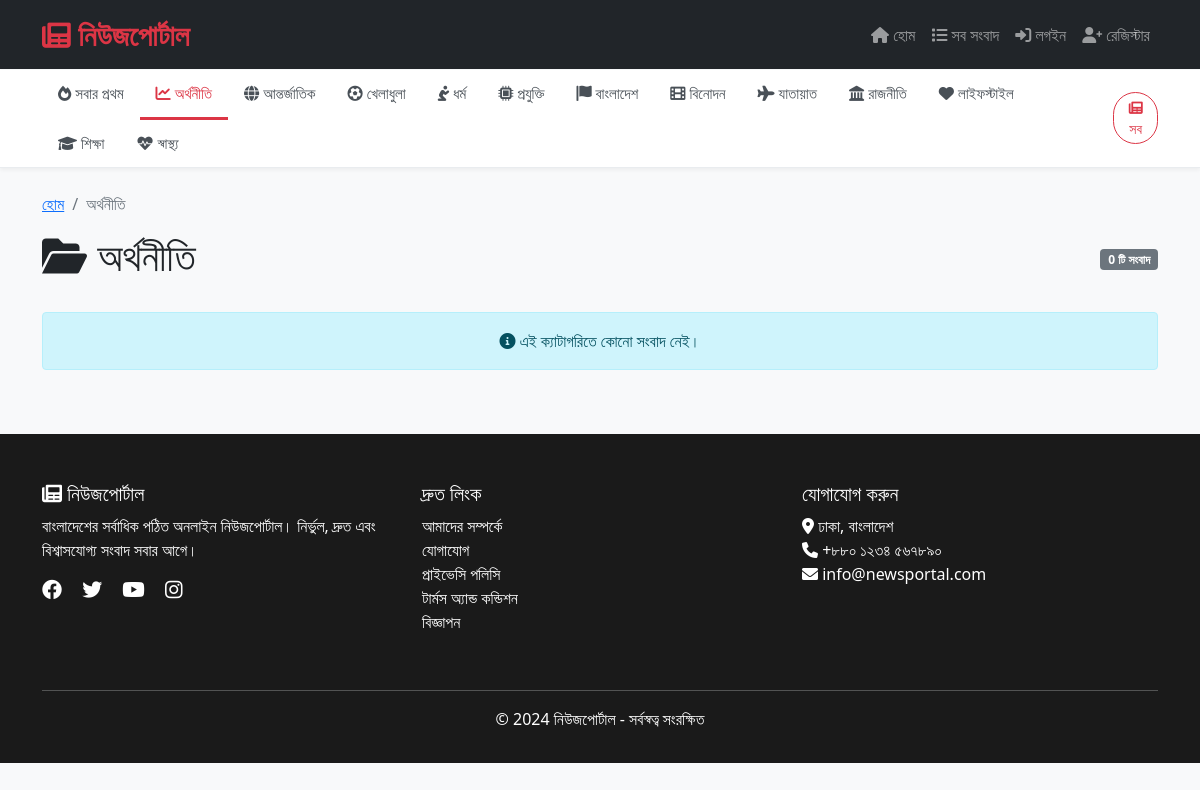
/category/economy/, run on the app's committed database.
### news/models.py (models this page shows, shortened)
class Category(models.Model):
    name = models.CharField(max_length=100)
    slug = models.SlugField(unique=True)
    icon = models.CharField(max_length=50, blank=True, default='fa-folder')
    description = models.TextField(blank=True)
    created_at = models.DateTimeField(auto_now_add=True)
    class Meta:
        verbose_name_plural = 'Categories'
        ordering = ['name']

### news/views.py (the view)
# urls.py: path('category/<slug:slug>/', views.category_news, name='category_news'),
def category_news(request, slug):
    category = get_object_or_404(Category, slug=slug)
    news_list = News.objects.filter(category=category, status='published').order_by('-published_date')
    paginator = Paginator(news_list, 12)
    page_number = request.GET.get('page')
    page_obj = paginator.get_page(page_number)
    return render(request, 'news/category_news.html', {'category': category, 'page_obj': page_obj})

### news/context_processors.py (called while the page is built)
def categories(request):
    return {
        'categories': Category.objects.all()
    }

### news/templates/news/category_news.html (shortened to what this page needs)
{% extends 'base.html' %}
{% load static %}
{% block content %}
<div class="container mt-4">
    <div class="row">
        <div class="col-12">
            <nav aria-label="breadcrumb">
                <ol class="breadcrumb">
                    <li class="breadcrumb-item"><a href="{% url 'news:home' %}">হোম</a></li>
                    <li class="breadcrumb-item active">{{ category.name }}</li>
                </ol>
            </nav>
            <div class="d-flex justify-content-between align-items-center mb-4">
                <h1><i class="fas fa-folder-open"></i> {{ category.name }}</h1>
                <span class="badge bg-secondary">{{ page_obj.paginator.count }} টি সংবাদ</span>
            </div>
        </div>
    </div>
    <div class="row">
        {% for news in page_obj %}
        <div class="col-md-4 col-sm-6 mb-4">
            <div class="card h-100 shadow-sm hover-card">
                {% if news.image %}
                <img src="{{ news.image.url }}" class="card-img-top" alt="{{ news.title }}" style="height: 200px; object-fit: cover;">
                {% endif %}
                <div class="card-body">
                    <h5 class="card-title">{{ news.title|truncatechars:60 }}</h5>
                    <p class="card-text text-muted">{{ news.content|striptags|truncatechars:100 }}</p>
                    <div class="d-flex justify-content-between align-items-center">
                        <small class="text-muted">
                            <i class="fas fa-user"></i> {{ news.author.username }}
                        </small>
                        <small class="text-muted">
                            <i class="fas fa-calendar"></i> {{ news.published_date|date:"d M Y" }}
                        </small>
                    </div>
                </div>
                <div class="card-footer bg-transparent">
                    <div class="d-flex justify-content-between align-items-center">
                        <div>
                            <small class="me-2"><i class="fas fa-eye"></i> {{ news.views }}</small>
                            <small><i class="fas fa-heart"></i> {{ news.total_likes }}</small>
                        </div>
                        <a href="{{ news.get_absolute_url }}" class="btn btn-sm btn-primary">পড়ুন</a>
                    </div>
                </div>
            </div>
        </div>
        {% empty %}
        <div class="col-12">
            <div class="alert alert-info text-center">
                <i class="fas fa-info-circle"></i> এই ক্যাটাগরিতে কোনো সংবাদ নেই।
            </div>
        </div>
        {% endfor %}
    </div>
</div>
{% endblock %}

### news/templates/base.html (shortened to what this page needs)
<!DOCTYPE html>
<html lang="bn">
<head>
    <link href="https://cdn.jsdelivr.net/npm/bootstrap@5.1.3/dist/css/bootstrap.min.css" rel="stylesheet">
    <link rel="stylesheet" href="https://cdnjs.cloudflare.com/ajax/libs/font-awesome/6.0.0/css/all.min.css">
</head>
<body>
    <nav class="navbar navbar-expand-lg navbar-dark bg-dark fixed-top">
        <div class="container">
            <a class="navbar-brand" href="{% url 'news:home' %}">
                <i class="fas fa-newspaper"></i> নিউজপোর্টাল
            </a>
            <div class="collapse navbar-collapse" id="navbarNav">
                <ul class="navbar-nav ms-auto">
                    <li class="nav-item">
                        <a class="nav-link" href="{% url 'news:home' %}">
                            <i class="fas fa-home"></i> হোম
                        </a>
                    </li>
                    <li class="nav-item">
                        <a class="nav-link" href="{% url 'news:all_news' %}">
                            <i class="fas fa-list"></i> সব সংবাদ
                        </a>
                    </li>
                    {% if user.is_authenticated %}
                    <li class="nav-item dropdown">
                        <a class="nav-link dropdown-toggle" href="#" id="userDropdown" role="button" data-bs-toggle="dropdown">
                            <i class="fas fa-user-circle"></i> {{ user.username }}
                        </a>
                        <ul class="dropdown-menu dropdown-menu-end">
                            <li><a class="dropdown-item" href="#"><i class="fas fa-user"></i> প্রোফাইল</a></li>
                            <li><hr class="dropdown-divider"></li>
                            <li class="nav-item">
                                <a class="nav-link" href="{% url 'news:dashboard' %}">
                                    <i class="fas fa-chart-line"></i> ড্যাশবোর্ড
                                </a>
                            </li>
                            <li class="nav-item">
                                <a class="nav-link" href="{% url 'news:contact' %}">
                                    <i class="fas fa-envelope"></i> যোগাযোগ
                                </a>
                            </li>
                            <li><a class="dropdown-item" href="{% url 'news:logout' %}">
                                <i class="fas fa-sign-out-alt"></i> লগআউট
                            </a></li>
                        </ul>
                    </li>
                    {% else %}
                    <li class="nav-item">
                        <a class="nav-link" href="{% url 'news:login' %}">
                            <i class="fas fa-sign-in-alt"></i> লগইন
                        </a>
                    </li>
                    <li class="nav-item">
                        <a class="nav-link" href="{% url 'news:register' %}">
                            <i class="fas fa-user-plus"></i> রেজিস্টার
                        </a>
                    </li>
                    {% endif %}
                </ul>
            </div>
        </div>
    </nav>
    {% if categories %}
    <div class="category-nav">
        <div class="container">
            <div class="d-flex justify-content-between align-items-center">
                <div class="overflow-auto flex-grow-1">
                    <ul class="nav">
                        <li class="nav-item">
                            <a class="nav-link {% if not request.resolver_match.kwargs.slug %}active{% endif %}"
                               href="{% url 'news:home' %}">
                                <i class="fas fa-fire"></i> সবার প্রথম
                            </a>
                        </li>
                        {% for category in categories %}
                        <li class="nav-item">
                            <a class="nav-link {% if request.resolver_match.kwargs.slug == category.slug %}active{% endif %}"
                               href="{% url 'news:category_news' category.slug %}">
                                <i class="fas {{ category.icon|default:'fa-folder' }}"></i> {{ category.name }}
                            </a>
                        </li>
                        {% endfor %}
                    </ul>
                </div>
                <div class="d-none d-lg-block ms-3">
                    <a href="{% url 'news:all_news' %}" class="btn btn-sm btn-outline-danger rounded-pill">
                        <i class="fas fa-newspaper"></i> সব
                    </a>
                </div>
            </div>
        </div>
    </div>
    {% endif %}
    <main>
        {% block content %}{% endblock %}
    </main>
    <footer class="footer">
        <div class="container">
            <div class="row">
                <div class="col-md-4 mb-4">
                    <h5><i class="fas fa-newspaper"></i> নিউজপোর্টাল</h5>
                    <p>বাংলাদেশের সর্বাধিক পঠিত অনলাইন নিউজপোর্টাল। নির্ভুল, দ্রুত এবং বিশ্বাসযোগ্য সংবাদ সবার আগে।</p>
                    <div class="social-links">
                        <a href="#" class="me-3"><i class="fab fa-facebook fa-lg"></i></a>
                        <a href="#" class="me-3"><i class="fab fa-twitter fa-lg"></i></a>
                        <a href="#" class="me-3"><i class="fab fa-youtube fa-lg"></i></a>
                        <a href="#"><i class="fab fa-instagram fa-lg"></i></a>
                    </div>
                </div>
                <div class="col-md-4 mb-4">
                    <h5>দ্রুত লিংক</h5>
                    <ul class="list-unstyled">
                        <li><a href="#">আমাদের সম্পর্কে</a></li>
                        <li><a href="#">যোগাযোগ</a></li>
                        <li><a href="#">প্রাইভেসি পলিসি</a></li>
                        <li><a href="#">টার্মস অ্যান্ড কন্ডিশন</a></li>
                        <li><a href="#">বিজ্ঞাপন</a></li>
                    </ul>
                </div>
                <div class="col-md-4 mb-4">
                    <h5>যোগাযোগ করুন</h5>
                    <ul class="list-unstyled">
                        <li><i class="fas fa-map-marker-alt"></i> ঢাকা, বাংলাদেশ</li>
                        <li><i class="fas fa-phone"></i> +৮৮০ ১২৩৪ ৫৬৭৮৯০</li>
                        <li><i class="fas fa-envelope"></i> info@newsportal.com</li>
                    </ul>
                </div>
            </div>
            <hr class="bg-light">
            <div class="text-center">
                <p class="mb-0">&copy; 2024 নিউজপোর্টাল - সর্বস্বত্ব সংরক্ষিত</p>
            </div>
        </div>
    </footer>
</body>
</html>

### news/templates/base.html (style rules this page uses)
* { margin: 0; padding: 0; box-sizing: border-box; }
body { font-family: 'Segoe UI', 'SolaimanLipi', 'Nikosh', 'Bangla', sans-serif; background-color: #f8f9fa; padding-top: 70px; }
.navbar-brand { font-size: 1.8rem; font-weight: bold; color: #dc3545 !important; }
.category-nav { background: white; border-bottom: 1px solid #e9ecef; box-shadow: 0 2px 4px rgba(0,0,0,0.05); position: sticky; top: 70px; z-index: 998; }
.category-nav .nav-link { color: #495057; font-weight: 500; padding: 12px 16px; transition: all 0.3s ease; font-size: 0.95rem; white-space: nowrap; }
.category-nav .nav-link.active { color: #dc3545; border-bottom: 3px solid #dc3545; }
.footer { background-color: #1a1a1a; color: #ffffff; padding: 3rem 0 2rem; margin-top: 3rem; }
.footer a { color: #ffffff; text-decoration: none; transition: color 0.3s; }

### data on the page
Category: name "অর্থনীতি"
Category: name "আন্তর্জাতিক"
Category: name "খেলাধুলা"
Category: name "ধর্ম"
Category: name "প্রযুক্তি"
Category: name "বাংলাদেশ"
Category: name "বিনোদন"
Category: name "যাতায়াত"
Category: name "রাজনীতি"
Category: name "লাইফস্টাইল"
Category: name "শিক্ষা"
Category: name "স্বাস্থ্য"

### other printed values
{{ page_obj.paginator.count }} "0"
